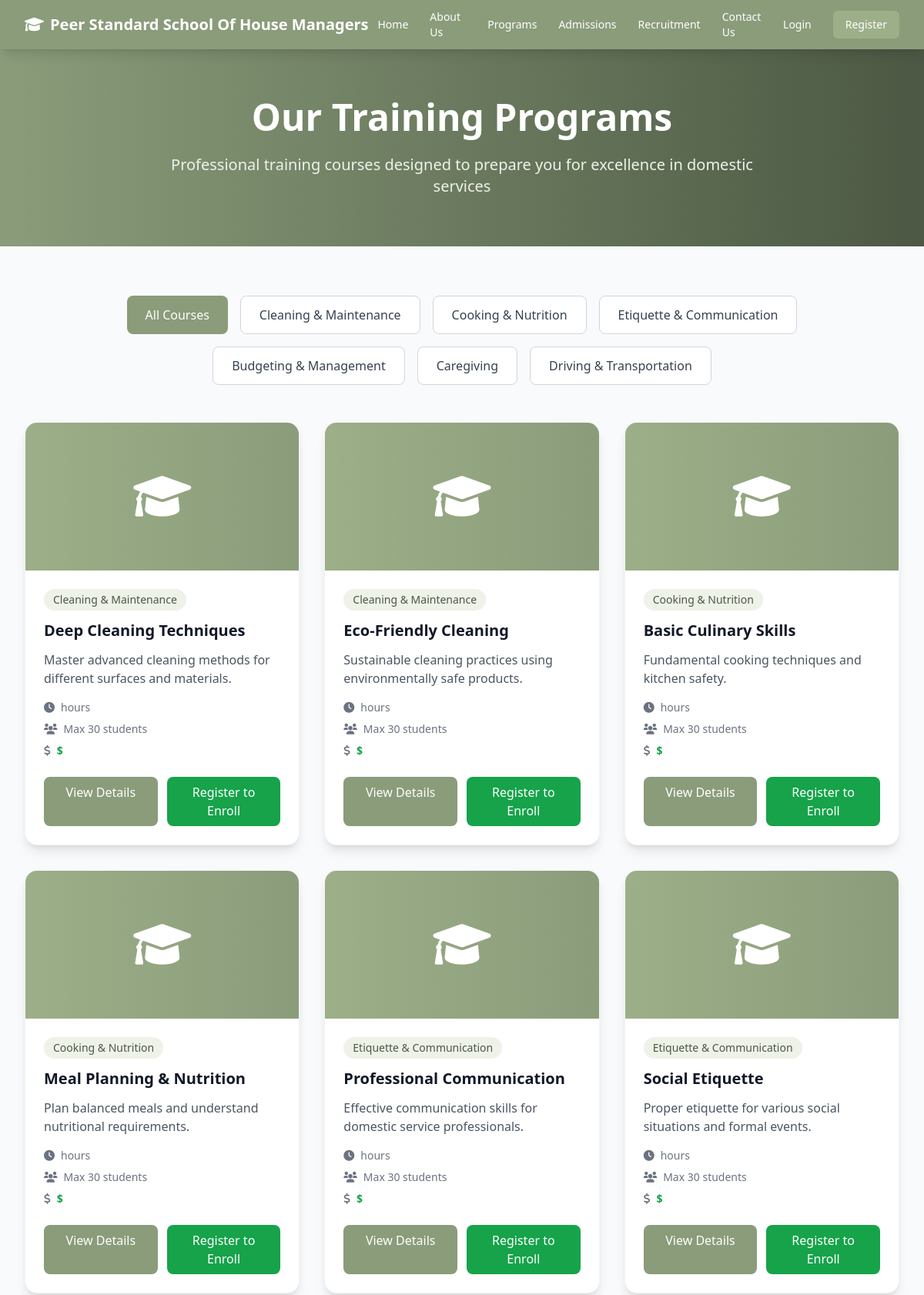
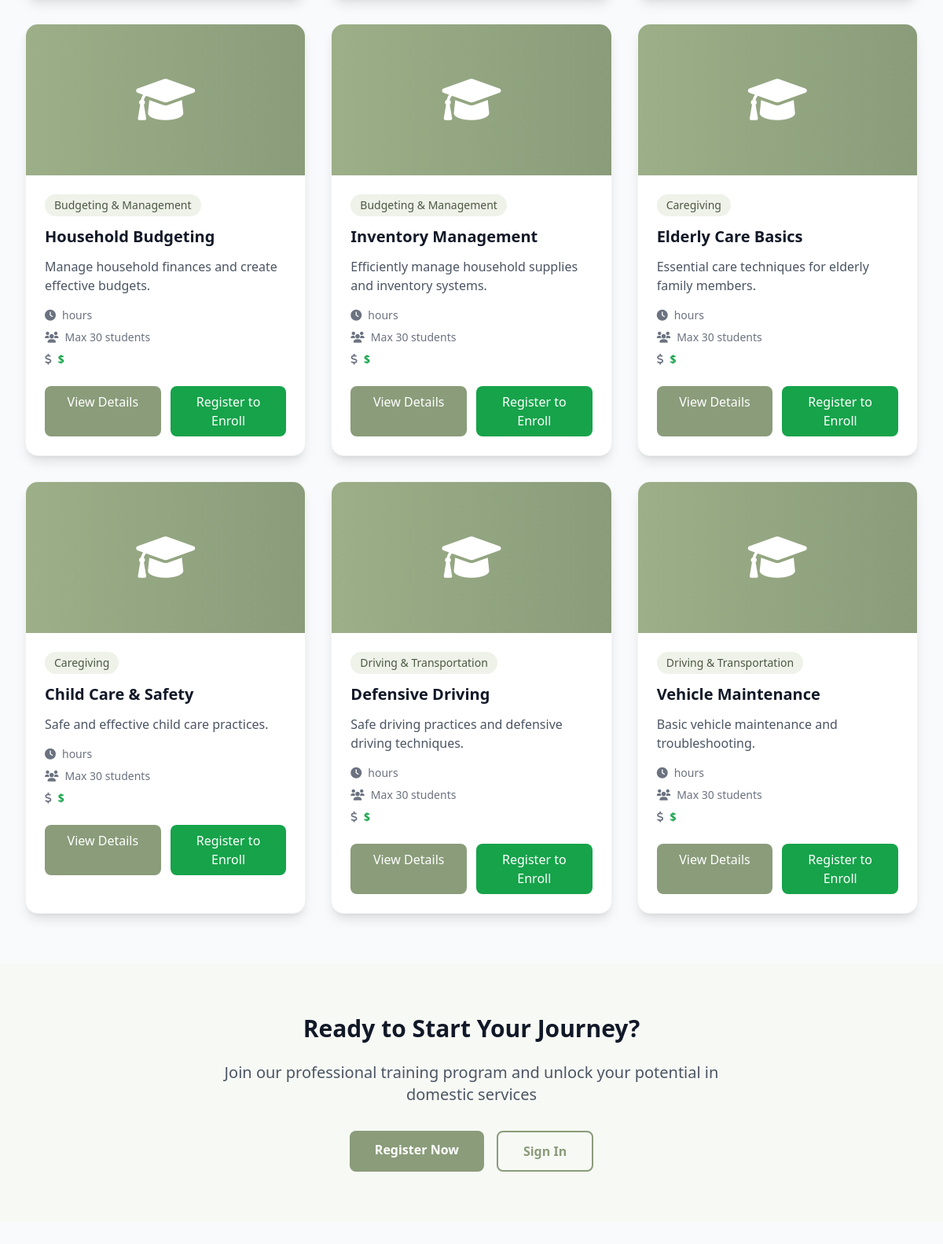
Page /courses/ on the committed database (2 pictures, top to bottom).
### courses/models.py (models this page shows, shortened)
class CourseCategory(models.Model):
    name = models.CharField(max_length=100, unique=True)
    description = models.TextField(blank=True)
    is_active = models.BooleanField(default=True)
    created_at = models.DateTimeField(auto_now_add=True)
    class Meta:
        verbose_name = "Course Category"
        verbose_name_plural = "Course Categories"

class Course(models.Model):
    DIFFICULTY_CHOICES = [
        ('beginner', 'Beginner'),
        ('intermediate', 'Intermediate'),
        ('advanced', 'Advanced'),
    ]
    STATUS_CHOICES = [
        ('draft', 'Draft'),
        ('active', 'Active'),
        ('retired', 'Retired'),
    ]
    title = models.CharField(max_length=200)
    description = models.TextField()
    category = models.ForeignKey(CourseCategory, on_delete=models.CASCADE, related_name='courses')
    difficulty_level = models.CharField(max_length=20, choices=DIFFICULTY_CHOICES, default='beginner')
    duration_weeks = models.PositiveIntegerField(validators=[MinValueValidator(1), MaxValueValidator(52)])
    total_hours = models.PositiveIntegerField()
    max_students = models.PositiveIntegerField(default=30)
    tuition_fee = models.DecimalField(max_digits=10, decimal_places=2)
    status = models.CharField(max_length=20, choices=STATUS_CHOICES, default='draft')
    prerequisites = models.ManyToManyField('self', blank=True, symmetrical=False)
    learning_outcomes = models.TextField()
    course_materials = models.FileField(upload_to='course_materials/', blank=True, null=True)
    created_by = models.ForeignKey(User, on_delete=models.CASCADE, related_name='created_courses')
    created_at = models.DateTimeField(auto_now_add=True)
    updated_at = models.DateTimeField(auto_now=True)
    class Meta:
        verbose_name = "Course"
        verbose_name_plural = "Courses"

### courses/views.py (the view)
# urls.py: path('', views.course_list, name='list'),
def course_list(request):
    courses = Course.objects.filter(status='active').select_related('category')
    categories = CourseCategory.objects.filter(is_active=True)
    return render(request, 'courses/list.html', {
        'courses': courses,
        'categories': categories
    })

### templates/courses/list.html (shortened to what this page needs)
{% extends 'base.html' %}
{% load static %}
{% block content %}
<div class="min-h-screen bg-gray-50">
    <div class="bg-gradient-to-r from-primary-600 to-primary-800 text-white py-16">
        <div class="max-w-7xl mx-auto px-4 sm:px-6 lg:px-8">
            <div class="text-center">
                <h1 class="text-4xl md:text-5xl font-bold mb-6">Our Training Programs</h1>
                <p class="text-xl text-primary-100 max-w-3xl mx-auto">
                    Professional training courses designed to prepare you for excellence in domestic services
                </p>
            </div>
        </div>
    </div>
    <div class="max-w-7xl mx-auto px-4 sm:px-6 lg:px-8 py-16">
        <div class="mb-12">
            <div class="flex flex-wrap gap-4 justify-center">
                <button class="px-6 py-3 bg-primary-600 text-white rounded-lg font-medium hover:bg-primary-700 transition-colors duration-200">
                    All Courses
                </button>
                {% for category in categories %}
                <button class="px-6 py-3 bg-white text-gray-700 border border-gray-300 rounded-lg font-medium hover:bg-gray-50 transition-colors duration-200">
                    {{ category.name }}
                </button>
                {% endfor %}
            </div>
        </div>
        {% if courses %}
        <div class="grid grid-cols-1 md:grid-cols-2 lg:grid-cols-3 gap-8">
            {% for course in courses %}
            <div class="bg-white rounded-2xl shadow-lg overflow-hidden hover:shadow-xl transition-shadow duration-300 border border-gray-100">
                <div class="h-48 bg-gradient-to-r from-primary-500 to-primary-600 flex items-center justify-center">
                    <i class="fas fa-graduation-cap text-white text-6xl"></i>
                </div>
                <div class="p-6">
                    <div class="mb-3">
                        <span class="inline-block px-3 py-1 bg-primary-100 text-primary-800 text-sm font-medium rounded-full">
                            {{ course.category.name }}
                        </span>
                    </div>
                    <h3 class="text-xl font-bold text-gray-900 mb-3">{{ course.title }}</h3>
                    <p class="text-gray-600 mb-4 line-clamp-3">{{ course.description|truncatewords:20 }}</p>
                    <div class="space-y-2 mb-6">
                        <div class="flex items-center text-sm text-gray-500">
                            <i class="fas fa-clock mr-2"></i>
                            <span>{{ course.duration }} hours</span>
                        </div>
                        <div class="flex items-center text-sm text-gray-500">
                            <i class="fas fa-users mr-2"></i>
                            <span>Max {{ course.max_students }} students</span>
                        </div>
                        <div class="flex items-center text-sm text-gray-500">
                            <i class="fas fa-dollar-sign mr-2"></i>
                            <span class="font-semibold text-green-600">${{ course.price }}</span>
                        </div>
                    </div>
                    <div class="flex gap-3">
                        <a href="{% url 'courses:detail' course.id %}"
                           class="flex-1 bg-primary-600 text-white py-2 px-4 rounded-lg font-medium text-center hover:bg-primary-700 transition-colors duration-200">
                            View Details
                        </a>
                        {% if user.is_authenticated %}
                            {% if user.user_type == 'student' %}
                                <a href="{% url 'courses:enroll' course.id %}"
                                   class="flex-1 bg-green-600 text-white py-2 px-4 rounded-lg font-medium text-center hover:bg-green-700 transition-colors duration-200">
                                    Enroll Now
                                </a>
                            {% endif %}
                        {% else %}
                            <a href="{% url 'accounts:register' %}"
                               class="flex-1 bg-green-600 text-white py-2 px-4 rounded-lg font-medium text-center hover:bg-green-700 transition-colors duration-200">
                                Register to Enroll
                            </a>
                        {% endif %}
                    </div>
                </div>
            </div>
            {% endfor %}
        </div>
        {% endif %}
    </div>
    <div class="bg-primary-50 py-16">
        <div class="max-w-7xl mx-auto px-4 sm:px-6 lg:px-8 text-center">
            <h2 class="text-3xl font-bold text-gray-900 mb-6">Ready to Start Your Journey?</h2>
            <p class="text-xl text-gray-600 mb-8 max-w-2xl mx-auto">
                Join our professional training program and unlock your potential in domestic services
            </p>
            <div class="flex flex-col sm:flex-row gap-4 justify-center">
                {% if user.is_authenticated %}
                    <a href="{% url 'dashboard:home' %}" class="bg-primary-600 text-white px-8 py-3 rounded-lg font-semibold hover:bg-primary-700 transition-colors duration-200">
                        Go to Dashboard
                    </a>
                {% else %}
                    <a href="{% url 'accounts:register' %}" class="bg-primary-600 text-white px-8 py-3 rounded-lg font-semibold hover:bg-primary-700 transition-colors duration-200">
                        Register Now
                    </a>
                    <a href="{% url 'accounts:login' %}" class="border-2 border-primary-600 text-primary-600 px-8 py-3 rounded-lg font-semibold hover:bg-primary-600 hover:text-white transition-colors duration-200">
                        Sign In
                    </a>
                {% endif %}
            </div>
        </div>
    </div>
</div>
{% endblock %}

### rows in the picture
CourseCategory: name "Cleaning & Maintenance"
CourseCategory: name "Cooking & Nutrition"
CourseCategory: name "Etiquette & Communication"
CourseCategory: name "Budgeting & Management"
CourseCategory: name "Caregiving"
CourseCategory: name "Driving & Transportation"
Course: category.name "Cleaning & Maintenance", title "Deep Cleaning Techniques", description "Master advanced cleaning methods for different surfaces and materials.", max_students "30"
Course: category.name "Cleaning & Maintenance", title "Eco-Friendly Cleaning", description "Sustainable cleaning practices using environmentally safe products.", max_students "30"
Course: category.name "Cooking & Nutrition", title "Basic Culinary Skills", description "Fundamental cooking techniques and kitchen safety.", max_students "30"
Course: category.name "Cooking & Nutrition", title "Meal Planning & Nutrition", description "Plan balanced meals and understand nutritional requirements.", max_students "30"
Course: category.name "Etiquette & Communication", title "Professional Communication", description "Effective communication skills for domestic service professionals.", max_students "30"
Course: category.name "Etiquette & Communication", title "Social Etiquette", description "Proper etiquette for various social situations and formal events.", max_students "30"
Course: category.name "Budgeting & Management", title "Household Budgeting", description "Manage household finances and create effective budgets.", max_students "30"
Course: category.name "Budgeting & Management", title "Inventory Management", description "Efficiently manage household supplies and inventory systems.", max_students "30"
Course: category.name "Caregiving", title "Elderly Care Basics", description "Essential care techniques for elderly family members.", max_students "30"
Course: category.name "Caregiving", title "Child Care & Safety", description "Safe and effective child care practices.", max_students "30"
Course: category.name "Driving & Transportation", title "Defensive Driving", description "Safe driving practices and defensive driving techniques.", max_students "30"
Course: category.name "Driving & Transportation", title "Vehicle Maintenance", description "Basic vehicle maintenance and troubleshooting.", max_students "30"
